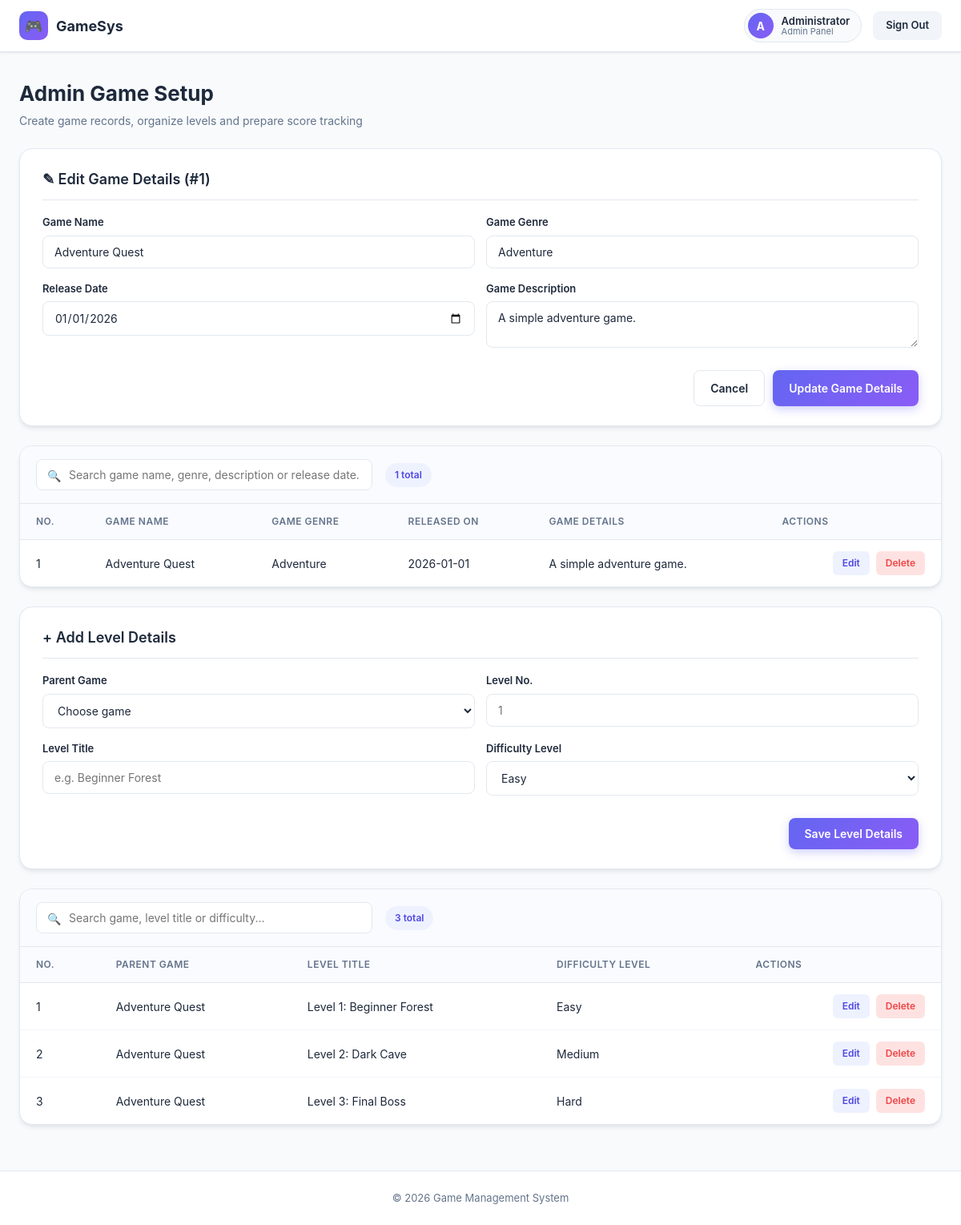
Screenshot of /index.php?page=admin&action=edit&id=1 (signed in) with the database file from the repository.
### tables this page shows
CREATE TABLE `games` (
  `id` int(11) NOT NULL,
  `title` varchar(200) NOT NULL,
  `genre` varchar(100) DEFAULT NULL,
  `description` text DEFAULT NULL,
  `release_date` date DEFAULT NULL,
  `created_at` timestamp NOT NULL DEFAULT current_timestamp()
);

CREATE TABLE `game_levels` (
  `id` int(11) NOT NULL,
  `game_id` int(11) NOT NULL,
  `level_number` int(11) NOT NULL,
  `level_name` varchar(100) NOT NULL,
  `difficulty` enum('Easy','Medium','Hard') DEFAULT 'Easy'
);

### controllers.php (called while the page is built, shortened)
<?php
function adminCtrl($conn) {
    $action = $_GET['action'] ?? 'list';
    $editing = null;
    $editingLevel = null;
    $difficulties = ['Easy', 'Medium', 'Hard'];
    if ($action === 'edit' && !$editing) {
        $id = intval($_GET['id'] ?? 0);
        $editing = getGame($conn, $id);
    }
    $games = getGames($conn);
    $levels = getLevels($conn);
    require 'views/admin.php';
}
?>

### models.php (called while the page is built, shortened)
<?php
function getGames($conn) {
    $r = mysqli_query($conn, "SELECT id, title, genre, description, release_date FROM games ORDER BY id DESC");
    return $r ? mysqli_fetch_all($r, MYSQLI_ASSOC) : [];
}
function getGame($conn, $id) {
    $stmt = mysqli_prepare($conn, "SELECT id, title, genre, description, release_date FROM games WHERE id = ?");
    mysqli_stmt_bind_param($stmt, 'i', $id);
    mysqli_stmt_execute($stmt);
    $row = mysqli_fetch_assoc(mysqli_stmt_get_result($stmt));
    return $row;
}
function getLevels($conn) {
    $r = mysqli_query($conn,
        "SELECT l.id, l.game_id, l.level_number, l.level_name, l.difficulty, g.title AS game_title
         FROM game_levels l
         JOIN games g ON l.game_id = g.id
         ORDER BY g.title ASC, l.level_number ASC");
    return $r ? mysqli_fetch_all($r, MYSQLI_ASSOC) : [];
}
?>

### views/admin.php (the view, shortened to what this page needs)
<?php $user = $_SESSION['user']; $isEdit = !empty($editing); $isLevelEdit = !empty($editingLevel); ?>
<!DOCTYPE html>
<html lang="en">
<head>
<link rel="stylesheet" href="style.css">
</head>
<body class="app-body">
<header class="navbar">
    <div class="navbar-inner">
        <a class="brand" href="index.php?page=admin">
            <span class="brand-icon">&#127918;</span>
            <span>GameSys</span>
        </a>
        <div class="nav-user">
            <span class="user-pill">
                <span class="user-avatar"><?= strtoupper(substr($user['name'], 0, 1)) ?></span>
                <span class="user-meta">
                    <span class="user-name"><?= htmlspecialchars($user['name']) ?></span>
                    <span class="user-role">Admin Panel</span>
                </span>
            </span>
            <a href="index.php?page=logout" class="btn-logout">Sign Out</a>
        </div>
    </div>
</header>
<main class="main-content">
    <div class="page-header">
        <div>
            <h1 class="page-title">Admin Game Setup</h1>
            <p class="page-sub">Create game records, organize levels and prepare score tracking</p>
        </div>
    </div>
    <div class="card form-card">
        <h3 class="card-title">
            <?= $isEdit ? '&#9998; Edit Game Details (#' . intval($editing['id']) . ')' : '+ Add Game Details' ?>
        </h3>
        <form method="POST"
              action="index.php?page=admin&action=<?= $isEdit ? 'update&id=' . intval($editing['id']) : 'add' ?>"
              class="form" novalidate>
            <div class="field-row">
                <div class="field">
                    <label for="title">Game Name</label>
                    <input type="text" id="title" name="title"
                           value="<?= htmlspecialchars($editing['title'] ?? '') ?>"
                           placeholder="e.g. Adventure Quest" required>
                </div>
                <div class="field">
                    <label for="genre">Game Genre</label>
                    <input type="text" id="genre" name="genre"
                           value="<?= htmlspecialchars($editing['genre'] ?? '') ?>"
                           placeholder="e.g. Adventure" required>
                </div>
            </div>
            <div class="field-row">
                <div class="field">
                    <label for="release_date">Release Date</label>
                    <input type="date" id="release_date" name="release_date"
                           value="<?= htmlspecialchars($editing['release_date'] ?? '') ?>">
                </div>
                <div class="field">
                    <label for="description">Game Description</label>
                    <textarea id="description" name="description"
                              placeholder="Short game description"><?= htmlspecialchars($editing['description'] ?? '') ?></textarea>
                </div>
            </div>
            <div class="form-actions">
                <?php if ($isEdit): ?>
                    <a href="index.php?page=admin" class="btn btn-ghost">Cancel</a>
                    <button type="submit" class="btn btn-primary">Update Game Details</button>
                <?php else: ?>
                    <button type="submit" class="btn btn-primary">Save Game Details</button>
                <?php endif; ?>
            </div>
        </form>
    </div>
    <div class="card">
        <div class="card-toolbar">
            <div class="search-wrap">
                <span class="search-icon">&#128269;</span>
                <input type="text" id="gameSearchInput" class="search-input"
                       placeholder="Search game name, genre, description or release date...">
            </div>
            <span class="badge" id="gameResultCount"><?= count($games) ?> total</span>
        </div>
        <div class="table-wrap">
            <table class="data-table">
                <thead>
                    <tr>
                        <th>No.</th>
                        <th>Game Name</th>
                        <th>Game Genre</th>
                        <th>Released On</th>
                        <th>Game Details</th>
                        <th class="text-right">Actions</th>
                    </tr>
                </thead>
                <tbody id="gameTableBody">
                    <?php if (empty($games)): ?>
                        <tr><td colspan="6" class="empty">No game records yet.</td></tr>
                    <?php else: ?>
                        <?php foreach ($games as $i => $game): ?>
                            <tr>
                                <td><?= $i + 1 ?></td>
                                <td><?= htmlspecialchars($game['title']) ?></td>
                                <td><?= htmlspecialchars($game['genre']) ?></td>
                                <td><?= htmlspecialchars($game['release_date'] ?? 'Not set') ?></td>
                                <td><?= htmlspecialchars($game['description'] ?? '') ?></td>
                                <td class="text-right">
                                    <a class="btn-sm btn-edit"
                                       href="index.php?page=admin&action=edit&id=<?= $game['id'] ?>">Edit</a>
                                    <a class="btn-sm btn-delete"
                                       href="index.php?page=admin&action=delete&id=<?= $game['id'] ?>"
                                       onclick="return confirm('Delete this game record? Related levels and scores will also be removed.')">Delete</a>
                                </td>
                            </tr>
                        <?php endforeach; ?>
                    <?php endif; ?>
                </tbody>
            </table>
        </div>
    </div>
    <div class="card form-card">
        <h3 class="card-title">
            <?= $isLevelEdit ? '&#9998; Edit Level Details (#' . intval($editingLevel['id']) . ')' : '+ Add Level Details' ?>
        </h3>
        <form method="POST"
              action="index.php?page=admin&action=<?= $isLevelEdit ? 'level_update&id=' . intval($editingLevel['id']) : 'level_add' ?>"
              class="form" novalidate>
            <div class="field-row">
                <div class="field">
                    <label for="game_id">Parent Game</label>
                    <select id="game_id" name="game_id" required>
                        <option value="">Choose game</option>
                    </select>
                </div>
                <div class="field">
                    <label for="level_number">Level No.</label>
                    <input type="number" id="level_number" name="level_number" min="1"
                           value="<?= htmlspecialchars($editingLevel['level_number'] ?? '') ?>"
                           placeholder="1" required>
                </div>
            </div>
            <div class="field-row">
                <div class="field">
                    <label for="level_name">Level Title</label>
                    <input type="text" id="level_name" name="level_name"
                           value="<?= htmlspecialchars($editingLevel['level_name'] ?? '') ?>"
                           placeholder="e.g. Beginner Forest" required>
                </div>
                <div class="field">
                    <label for="difficulty">Difficulty Level</label>
                    <select id="difficulty" name="difficulty" required>
                        <?php foreach ($difficulties as $difficulty): ?>
                            <option value="<?= $difficulty ?>"
                                <?= ($editingLevel['difficulty'] ?? 'Easy') === $difficulty ? 'selected' : '' ?>>
                                <?= $difficulty ?>
                            </option>
                        <?php endforeach; ?>
                    </select>
                </div>
            </div>
            <div class="form-actions">
                <?php if ($isLevelEdit): ?>
                    <a href="index.php?page=admin" class="btn btn-ghost">Cancel</a>
                    <button type="submit" class="btn btn-primary">Update Level Details</button>
                <?php else: ?>
                    <button type="submit" class="btn btn-primary">Save Level Details</button>
                <?php endif; ?>
            </div>
        </form>
    </div>
    <div class="card">
        <div class="card-toolbar">
            <div class="search-wrap">
                <span class="search-icon">&#128269;</span>
                <input type="text" id="levelSearchInput" class="search-input"
                       placeholder="Search game, level title or difficulty...">
            </div>
            <span class="badge" id="levelResultCount"><?= count($levels) ?> total</span>
        </div>
        <div class="table-wrap">
            <table class="data-table">
                <thead>
                    <tr>
                        <th>No.</th>
                        <th>Parent Game</th>
                        <th>Level Title</th>
                        <th>Difficulty Level</th>
                        <th class="text-right">Actions</th>
                    </tr>
                </thead>
                <tbody id="levelTableBody">
                    <?php if (empty($levels)): ?>
                        <tr><td colspan="5" class="empty">No level records yet.</td></tr>
                    <?php else: ?>
                        <?php foreach ($levels as $i => $level): ?>
                            <tr>
                                <td><?= $i + 1 ?></td>
                                <td><?= htmlspecialchars($level['game_title']) ?></td>
                                <td>Level <?= htmlspecialchars($level['level_number']) ?>: <?= htmlspecialchars($level['level_name']) ?></td>
                                <td><?= htmlspecialchars($level['difficulty']) ?></td>
                                <td class="text-right">
                                    <a class="btn-sm btn-edit"
                                       href="index.php?page=admin&action=level_edit&id=<?= $level['id'] ?>">Edit</a>
                                    <a class="btn-sm btn-delete"
                                       href="index.php?page=admin&action=level_delete&id=<?= $level['id'] ?>"
                                       onclick="return confirm('Delete this level record? Related scores will keep the game but lose the level link.')">Delete</a>
                                </td>
                            </tr>
                        <?php endforeach; ?>
                    <?php endif; ?>
                </tbody>
            </table>
        </div>
    </div>
</main>
<footer class="footer">&copy; <?= date('Y') ?> Game Management System</footer>
</body>
</html>

### rows the page displays
games: id "1", title "Adventure Quest", genre "Adventure", release_date "01/01/2026", description "A simple adventure game.", release_date "2026-01-01"
game_levels: game.title "Adventure Quest", level_number "1", level_name "Beginner Forest", difficulty "Easy"
game_levels: game.title "Adventure Quest", level_number "2", level_name "Dark Cave", difficulty "Medium"
game_levels: game.title "Adventure Quest", level_number "3", level_name "Final Boss", difficulty "Hard"

### other values shown
substr($user['name'], 0, 1) "A"
$user['name'] "Administrator"
count($games) "1"
count($levels) "3"
form field difficulty "Easy"
